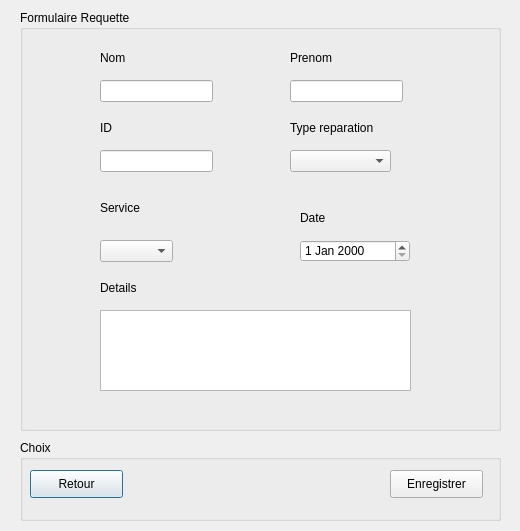
<?xml version="1.0" encoding="UTF-8"?>
<ui version="4.0">
 <class>AddWidget</class>
 <widget class="QDialog" name="AddWidget">
  <property name="geometry">
   <rect>
    <x>0</x>
    <y>0</y>
    <width>520</width>
    <height>531</height>
   </rect>
  </property>
  <property name="windowTitle">
   <string>Dialog</string>
  </property>
  <widget class="QGroupBox" name="groupBox_5">
   <property name="geometry">
    <rect>
     <x>20</x>
     <y>10</y>
     <width>481</width>
     <height>421</height>
    </rect>
   </property>
   <property name="title">
    <string>Formulaire Requette</string>
   </property>
   <widget class="QLineEdit" name="lineEdit_Nom">
    <property name="geometry">
     <rect>
      <x>80</x>
      <y>70</y>
      <width>113</width>
      <height>22</height>
     </rect>
    </property>
   </widget>
   <widget class="QLineEdit" name="lineEdit_ID">
    <property name="geometry">
     <rect>
      <x>80</x>
      <y>140</y>
      <width>113</width>
      <height>22</height>
     </rect>
    </property>
   </widget>
   <widget class="QComboBox" name="comboBox_3">
    <property name="geometry">
     <rect>
      <x>270</x>
      <y>140</y>
      <width>101</width>
      <height>22</height>
     </rect>
    </property>
   </widget>
   <widget class="QComboBox" name="comboBox_5">
    <property name="geometry">
     <rect>
      <x>80</x>
      <y>230</y>
      <width>73</width>
      <height>22</height>
     </rect>
    </property>
   </widget>
   <widget class="QDateEdit" name="dateEdit">
    <property name="geometry">
     <rect>
      <x>280</x>
      <y>230</y>
      <width>110</width>
      <height>22</height>
     </rect>
    </property>
   </widget>
   <widget class="QTextEdit" name="textEdit">
    <property name="geometry">
     <rect>
      <x>80</x>
      <y>300</y>
      <width>311</width>
      <height>81</height>
     </rect>
    </property>
   </widget>
   <widget class="QLineEdit" name="lineEdit_Prenom">
    <property name="geometry">
     <rect>
      <x>270</x>
      <y>70</y>
      <width>113</width>
      <height>22</height>
     </rect>
    </property>
   </widget>
   <widget class="QLabel" name="label">
    <property name="geometry">
     <rect>
      <x>80</x>
      <y>40</y>
      <width>56</width>
      <height>16</height>
     </rect>
    </property>
    <property name="text">
     <string>Nom</string>
    </property>
   </widget>
   <widget class="QLabel" name="label_2">
    <property name="geometry">
     <rect>
      <x>270</x>
      <y>40</y>
      <width>56</width>
      <height>16</height>
     </rect>
    </property>
    <property name="text">
     <string>Prenom</string>
    </property>
   </widget>
   <widget class="QLabel" name="label_3">
    <property name="geometry">
     <rect>
      <x>80</x>
      <y>110</y>
      <width>56</width>
      <height>16</height>
     </rect>
    </property>
    <property name="text">
     <string>ID</string>
    </property>
   </widget>
   <widget class="QLabel" name="label_4">
    <property name="geometry">
     <rect>
      <x>270</x>
      <y>110</y>
      <width>101</width>
      <height>16</height>
     </rect>
    </property>
    <property name="text">
     <string>Type reparation</string>
    </property>
   </widget>
   <widget class="QLabel" name="label_5">
    <property name="geometry">
     <rect>
      <x>80</x>
      <y>190</y>
      <width>56</width>
      <height>16</height>
     </rect>
    </property>
    <property name="text">
     <string>Service</string>
    </property>
   </widget>
   <widget class="QLabel" name="label_6">
    <property name="geometry">
     <rect>
      <x>280</x>
      <y>200</y>
      <width>56</width>
      <height>16</height>
     </rect>
    </property>
    <property name="text">
     <string>Date</string>
    </property>
   </widget>
   <widget class="QLabel" name="label_7">
    <property name="geometry">
     <rect>
      <x>80</x>
      <y>270</y>
      <width>51</width>
      <height>16</height>
     </rect>
    </property>
    <property name="text">
     <string>Details</string>
    </property>
   </widget>
  </widget>
  <widget class="QGroupBox" name="groupBox_6">
   <property name="geometry">
    <rect>
     <x>20</x>
     <y>440</y>
     <width>481</width>
     <height>81</height>
    </rect>
   </property>
   <property name="title">
    <string>Choix</string>
   </property>
   <widget class="QPushButton" name="pushButton_14">
    <property name="geometry">
     <rect>
      <x>10</x>
      <y>30</y>
      <width>93</width>
      <height>28</height>
     </rect>
    </property>
    <property name="text">
     <string>Retour</string>
    </property>
   </widget>
   <widget class="QPushButton" name="pushButton_13">
    <property name="geometry">
     <rect>
      <x>370</x>
      <y>30</y>
      <width>93</width>
      <height>28</height>
     </rect>
    </property>
    <property name="text">
     <string>Enregistrer</string>
    </property>
   </widget>
  </widget>
 </widget>
 <resources/>
 <connections/>
</ui>
